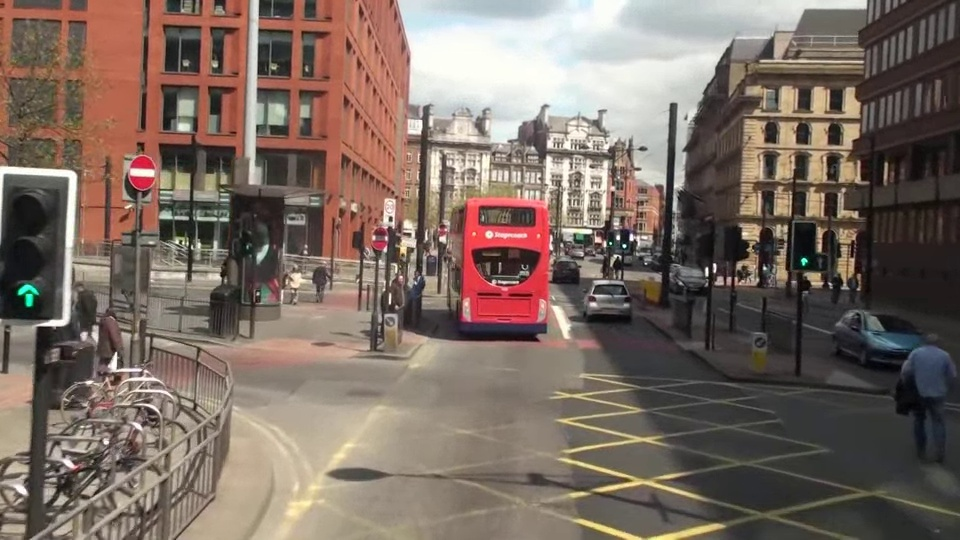
#> input picture local_featuers/mot_color70.jpg, 960 x 540 px, found by its file name
$ python SIFT.py
#> lines starting #> are read from the running program, lines starting #| are printed output that depends on the picture
import cv2 as cv

img=cv.imread('local_featuers\mot_color70.jpg')
#> img is the input picture: shape (540, 960, 3); mean B, G, R 98.4, 107.7, 123.2
gray=cv.cvtColor(img,cv.COLOR_BGR2GRAY)
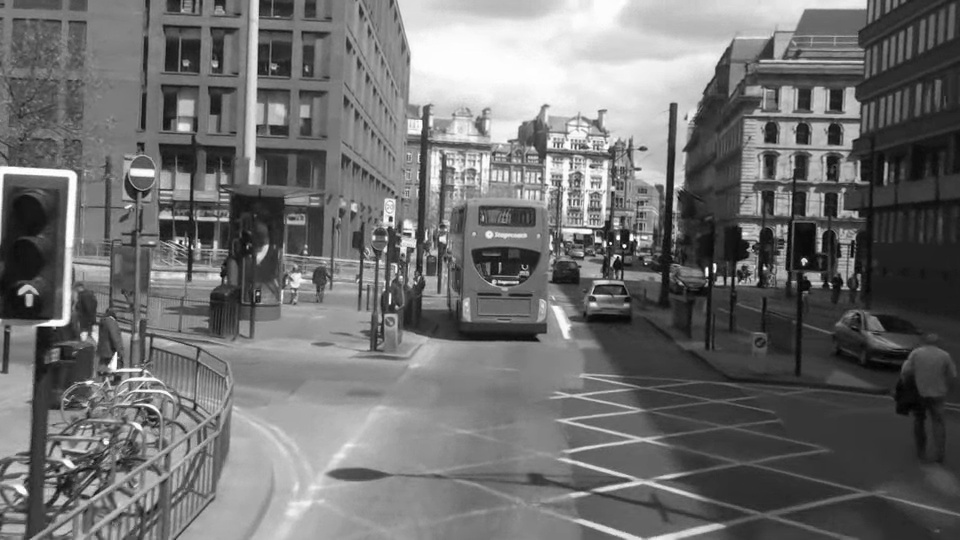
#> gray: shape (540, 960); min 1, max 255, mean 111.3

sift=cv.SIFT_create(contrastThreshold=0.1,
                    sigma=1.6,
                    edgeThreshold=10)
keypoint,descriptor=sift.detectAndCompute(gray,None) # 키포인트 검출과 디스크립터 검출
#> keypoint = 1649 keypoints; strongest (x, y, size): (624, 246, 2.5), (618, 238, 3.1), (804, 261, 4.3), (707, 269, 2.6)

gray = cv.drawKeypoints(gray,keypoint,None,flags=cv.DrawMatchesFlags_DRAW_RICH_KEYPOINTS)
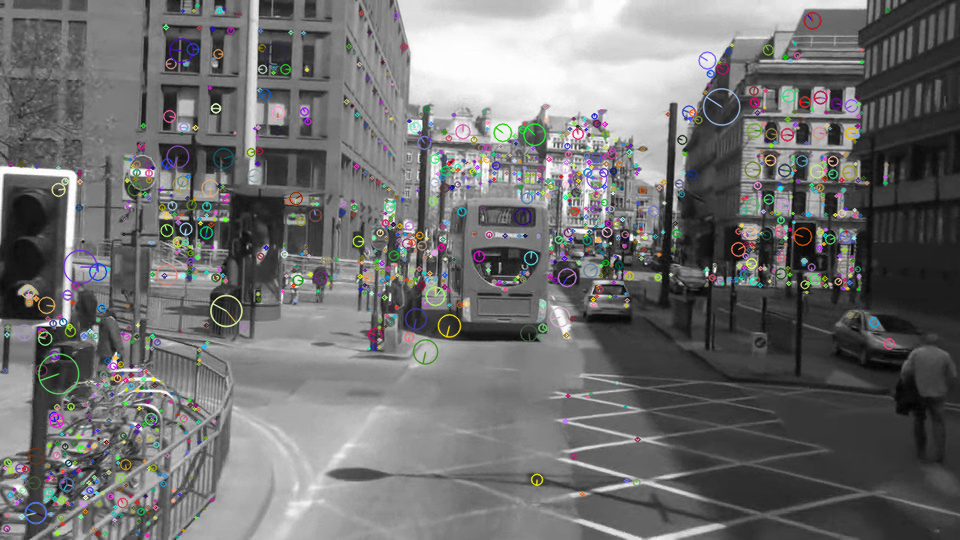
#> gray: shape (540, 960, 3); mean of channels 0, 1, 2 111.6, 111.7, 111.8; drawn as B, G, R
cv.imshow('sift',gray)

img2 =cv.imread('local_featuers\mot_color83.jpg')
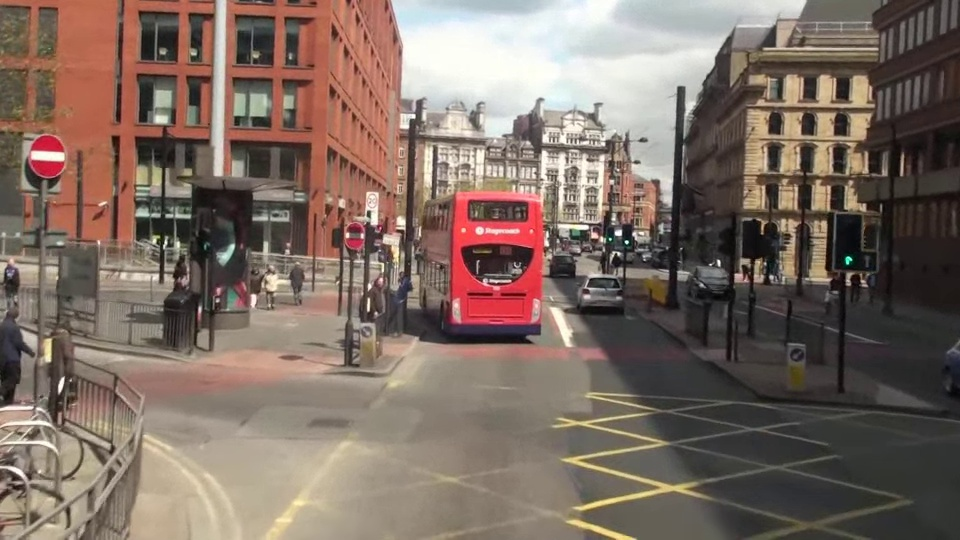
#> input picture local_featuers/mot_color83.jpg, 960 x 540 px, found by its file name
#> img2 is the input picture: shape (540, 960, 3); mean B, G, R 99.1, 108.8, 125.8
gray2 = cv.cvtColor(img2,cv.COLOR_BGR2GRAY)
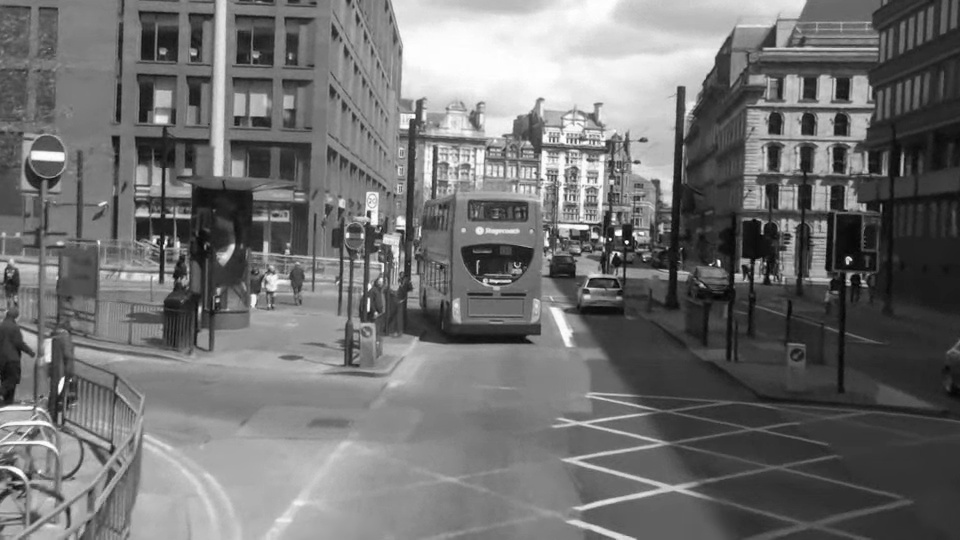
#> gray2: shape (540, 960); min 1, max 255, mean 112.8

keypoint2,descriptor2=sift.detectAndCompute(gray2,None)
#> keypoint2 = 1334 keypoints; strongest (x, y, size): (627, 242, 2.5), (618, 233, 4.8), (610, 239, 1.9), (848, 260, 4.9)
gray2 = cv.drawKeypoints(gray2,keypoint2,None,flags=cv.DrawMatchesFlags_DRAW_RICH_KEYPOINTS)
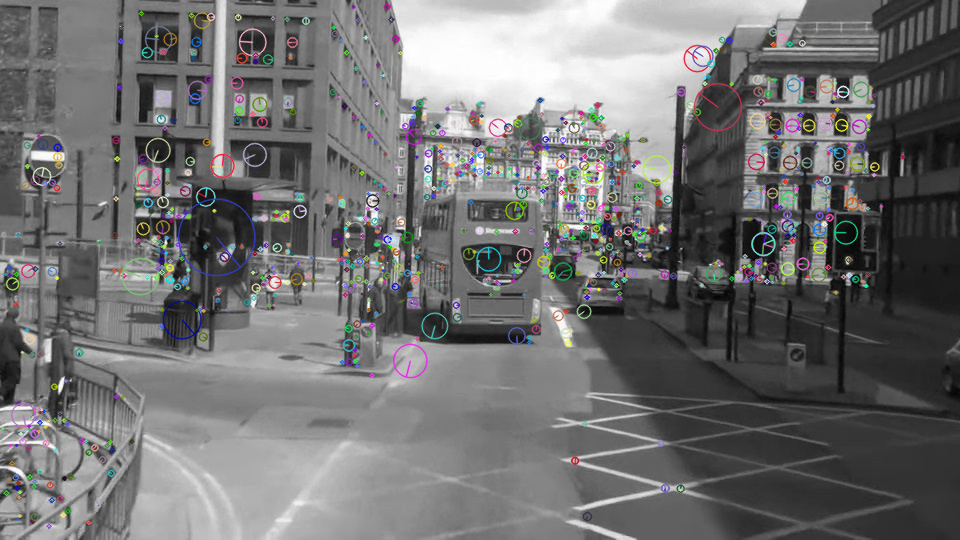
#> gray2: shape (540, 960, 3); mean of channels 0, 1, 2 113.3, 113.2, 113.3; drawn as B, G, R
cv.imshow('sift2',gray2)

cv.waitKey()
cv.destroyAllWindows()

'''개인적으로 SIFT 알고리즘은 API를 통한 코딩의 이해보단 알고리즘의 이해가 더 중요하기 때문에
   여기서 적지 않겠습니다.

   중요한 개념은 Keypoint 검출과 Descriptor 기술자인데,
   keypoint는 다중 scale 영상을 추출하므로 scale에 robust한 효과를 가져옵니다.

   Keypoint는 다중 scale 영상, 즉 영상이미지에 가우시안 스무딩을 (sigma) 표준편차를 증가하여 구합니다.

   원래는 가우시안 필터가 적용된 영상에 Laplacian of Gaussian을 컨볼루션 적용하지만, 이는 비용이 많이들어
   DOG(difference of Gaussian)을 이용하여 LoG와 유사한 영상을 얻음으로써 비용을 줄입니다.

   이때, DOG 영상들이 많이 생성되는데, i-1번째,i번째,i+1번째의 DOG 영상을 비교하여 DOG값이 큰 극점을 구합니다.
   이때 큰 극점은 특징점이라고 판단됩니다.

   허나 스케일과 극점의 위치를 가지고는, 매칭을 시키기에 많이 부족하여 Descriptor(특징벡터)를 추출합니다.

   그리고, 특징점의 주변 픽셀들의 어떠한 그래디언트 강도와 그래디언트 방향을 구하여, histogram화(histogram의 bin 개수는 360//10)합니다.

   이때, 최댓값을 가지는 지배적인 방향 theta를 구합니다.

   또 theta 방향을 기준으로 window를 씌워서 가우시안 필터 거쳐(주변의 픽셀 magnitude는 낮아지고 중심의 magnitude는 커지는 효과)

   16 * 16 사이즈의 작은 영역을 얻고 4*4 크기의 영역으로 16개의 블록을 얻는다.

   각 블록은 자신이 속한 16개의 화소의 그래디언트 방향을 얻고 8단계로 방향을 양자화하고 히스토그램을 구한다.

   이때, 만들어지는 16개(블록) * 8차원 히스토그램정보(그래디언트 방향이 담김)
   16*8 =128차원의 기술자를 얻는다. (Descriptor)
'''
